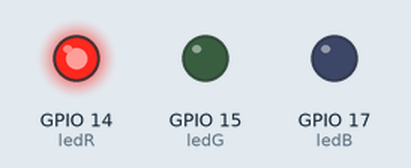
A program run on a simulated Raspberry Pi (BCM pin numbers). Parts: output pins drawn as LEDs (lit = HIGH).

Above: at 0.3 s.
At 0.65 s:
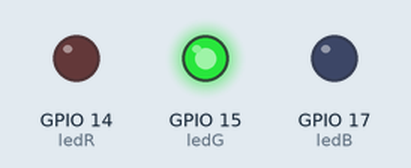
At 1.25 s:
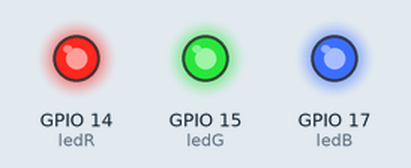
At 2.1 s:
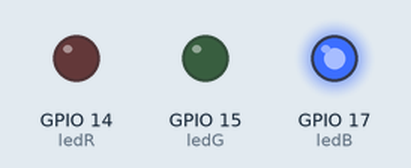
Timing chart, 0 to 3.0 s (numbered marks = the images above):
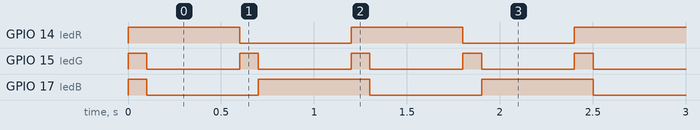

Measured:
- by itself, GPIO 14 (ledR): alternates HIGH for 0.60 s and LOW for 0.60 s
- by itself, GPIO 15 (ledG): alternates HIGH for 0.10 s and LOW for 0.50 s
- by itself, GPIO 17 (ledB): repeats every 1.2 s: LOW 0.60 s, HIGH 0.60 s

The program:

LEDsAndButtons.py
```python
# -*- coding: utf-8 -*-
from gpiozero import LED
from time import sleep
ledR = LED(14)
ledG = LED(15)
ledB = LED(17)
while True:
	ledR.on()
	ledG.on()
	ledB.on()
	sleep(0.1)
	ledR.on()
	ledG.off()
	ledB.off()
	sleep(0.5)
	ledR.off()
	ledG.on()
	ledB.off()
	sleep(0.1)
	ledR.off()
	ledG.off()
	ledB.on()
	sleep(0.5)
```
